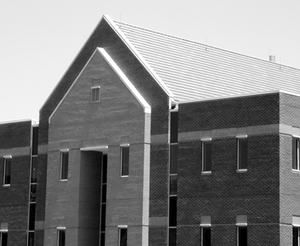
%> input picture dom.png (cropped and resized to the size of MATLAB's example picture, made grey), 300 x 246 px, given in place of coins.png, which was not available; the run also reads 1 picture not shown here
$ octave zad5_1.m   (GNU Octave 9; MATLAB toolbox functions it lacks are replaced by stand-ins)
%> lines starting %> are read from the running program, lines starting %| are printed output that depends on the picture; in (x1, y1, x2, y2) boxes, pixels count from 0 and x2, y2 are one past the last pixel; in counts of white or black regions, pixels touching at a corner belong together; the program's own positions count from 1; pictures that were not available may be replaced by others from this repository, and a replacement may not be noted
### clusterKittler.m
%% Wyznaczenie progu binaryzacji metoda CLUSTER KITTLER

% Autor: Tomasz Kryjak
% Laboratorium Biocybernetyki AGH
% Utworzono            : 08.09.2009
% Ostatnia modyfikajca : 08.09.2009


function Topt = clusterKittler(obraz)

    [H x] = imhist(obraz);

    p = H / sum(H);

    w_k = cumsum(p);
    mi_k = cumsum(p .* (1:256)');


    w_0 = w_k;
    w_1 = 1 -w_k;

    mi_0 = mi_k ./ w_k;
    mi_T = mi_k(end);
    mi_1 = (mi_T-mi_k)./(1-w_k);

    for T= 1:1:256
        o_0(T) = sum( (((1:T)' -mi_0(T)).^2) .*p(1:T))./w_0(T);
        o_1(T) = sum( (((T+1:256)' -mi_1(T)).^2) .*p(T+1:256))./w_1(T);
    end

    o_0 = sqrt(o_0);
    o_1 = sqrt(o_1);


    J = 1 + 2*( w_0.*log10(o_0)' + w_1.*log10(o_1)') - 2*(w_0.*log10(w_0)+w_1.*log10(w_1));

    for i = 1:1:256
        if ( J(i) == -Inf)
            J(i) = NaN;
        end
    end

    [value Topt] = min(J);

end

### entropyYen.m
%% Wyznaczenie progu binaryzacji metoda ENTROPY YEN

% Autor: Tomasz Kryjak
% Laboratorium Biocybernetyki AGH
% Utworzono            : 07.10.2009
% Ostatnia modyfikajca : 07.10.2009

function Topt = entropyYen(obraz)


    % Histogram
    [H x] = imhist(obraz);

    % Gestosc prawdopodobienstwa
    p = H / sum(H);

    % Histogram skumulowany (dystrybuanta)
    P = cumsum(p);

    Hf = zeros(1,256);
    Hb = zeros(1,256);

% Obliczanie Hf i Hb
    for T=1:1:256

        suma = 0;
        for i=1:1:T
            z = (p(i)/P(T))^2;


            % Dystrybuanta = 0 -> Entropia nieskonczona
            if ( p(T) == 0 )
                z = Inf;
            end
            suma = suma + z;
        end
        Hf(T) = -1*log(suma);

        suma = 0;
        for i=T+1:1:256
            z = (p(i)/(1-P(T)))^2;


            % Dystrybuanta = 0 -> Entropia nieskonczona
            if ( p(T) == 1 )
                z = Inf;
            end

            suma = suma + z;
        end
        Hb(T) = -1*log(suma);

    end

    HH = Hf + Hb;
    [v Topt] = max(HH);

    % Zabezpieczenie przed Inf
    while ( v == Inf )
        HH(Topt) = -Inf;
        [v Topt] = max(HH);
    end

    % Korekcja o 1
    Topt = Topt-1;
end

### zad5_1.m
clearvars;
close all;
clc;
%%
coins = imread('coins.png');
%> coins is the input picture: size 246x300 uint8; min 0, max 255, mean 130.4
figure();
imshow(coins);
figure();
coinshistq = imhist(coins,256);
%> coinshistq = 256 values, max 2616 at index 234, min 28 at index 175, mean 288.3
bar(coinshistq);
%> figure, not shown here; tallest bar 2616 high, from x = 233.6 to 234.4
%%
level = max(coinshistq)/2^13;
%> level = 0.319
coinsbw = imbinarize(coins,0.5);
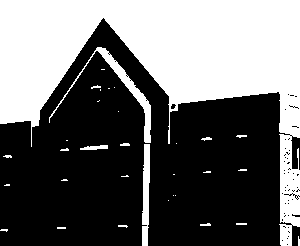
%> coinsbw: size 246x300 logical; 41% white; 33 white regions (21 under 20 px), largest, box (x1, y1, x2, y2) and area: (0, 0, 300, 246) 28219, (49, 47, 151, 143) 970, (142, 144, 150, 246) 636
figure();
imshow(coinsbw);
%%

figura = imread('figura.png');
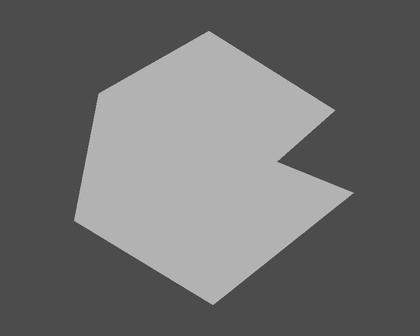
%> input picture figura.png, 420 x 336 px, shrunk from 814 x 651 before the run
%> figura is the input picture: size 336x420x3 uint8; min 64, max 189, mean 109.5
figurahistq = imhist(figura,256);
%> figurahistq = 256 values, max 278631 at index 77, min 0 at index 1, mean 1653.8
figure();
bar(figurahistq);
%> figure, not shown here; tallest bar 278631 high, from x = 76.6 to 77.4
%%
figura2 = imread('figura2.png');
figura2histq = imhist(figura2,256);
%> figura2histq = 256 values, max 21612 at index 77, min 0 at index 1, mean 1653.8
figure();
bar(figura2histq);
%> figure, not shown here; tallest bar 21612 high, from x = 76.6 to 77.4
%%
figura3 = imread('figura3.png');
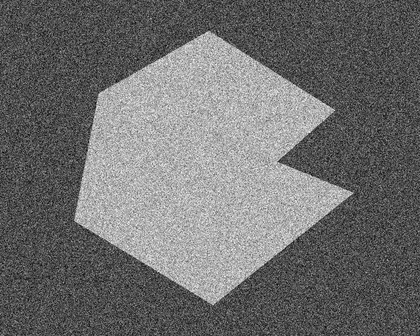
%> input picture figura3.png, 420 x 336 px, shrunk from 814 x 651 before the run
%> figura3 is the input picture: size 336x420x3 uint8; min 0, max 251, mean 110
figura3histq = imhist(figura3,256);
%> figura3histq = 256 values, max 5250 at index 77, min 0 at index 5, mean 1653.8
figure();
imshow(figura3);
figure();
bar(figura3histq);
%> figure, not shown here; tallest bar 5250 high, from x = 76.6 to 77.4

%%
%%
figura4 = imread('figura4.png');
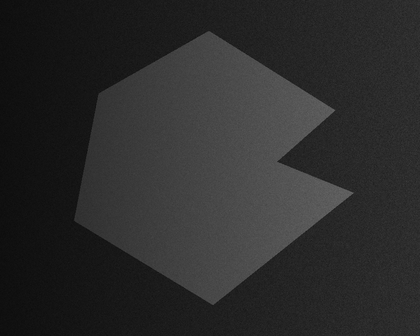
%> input picture figura4.png, 420 x 336 px, shrunk from 814 x 651 before the run
%> figura4 is the input picture: size 336x420x3 uint8; min 12, max 103, mean 43.6
figura4histq = imhist(figura4,256);
%> figura4histq = 256 values, max 14064 at index 19, min 0 at index 1, mean 1653.8
figure();
imshow(figura4);
figure();
bar(figura4histq);
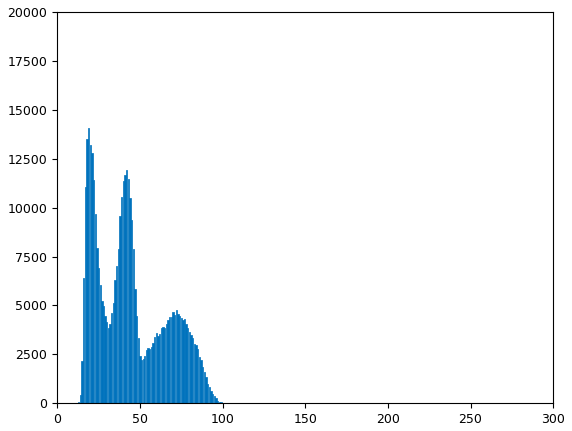
%> figure redrawn from the program's plot data; tallest bar 14064 high, from x = 18.6 to 19.4
%%
graycoinslevel = graythresh(coins);
%> graycoinslevel = 0.576
graycoins = imbinarize(coins,graycoinslevel);
%> graycoins: size 246x300 logical; 38.6% white; 86 white regions (71 under 20 px), largest, box (x1, y1, x2, y2) and area: (0, 0, 300, 126) 25681, (49, 47, 151, 143) 790, (142, 144, 150, 225) 484
imshow(graycoins);
%%
graycoinslevelKittler = clusterKittler(coins)/255;
%> in clusterKittler, `[H x] = imhist(obraz);`: H has the same summary as coinshistq outside clusterKittler; x = 256 values from 0 to 255
%> in clusterKittler, `p = H / sum(H);`: p = 256 values, max 0.0354 at index 234, min 0.000379 at index 175, mean 0.00391
%> in clusterKittler, `w_k = cumsum(p);`: w_k = 256 values from 0.00722 to 1
%> in clusterKittler, `mi_k = cumsum(p .* (1:256)');`: mi_k = 256 values from 0.00722 to 131.4
%> in clusterKittler, `w_0 = w_k;`: w_0 = 256 values from 0.00722 to 1
%> in clusterKittler, `w_1 = 1 -w_k;`: w_1 = 256 values, max 0.993 at index 1, min 0 at index 256, mean 0.509
%> in clusterKittler, `mi_0 = mi_k ./ w_k;`: mi_0 = 256 values from 1 to 131.4
%> in clusterKittler, `mi_T = mi_k(end);`: mi_T = 131.4
%> after the loop in clusterKittler, `for T= 1:1:256`: o_0 = 256 values, max 6361.2 at index 256, min 0 at index 1, mean 1333.8
%> in clusterKittler, `o_0 = sqrt(o_0);`: o_0 = 256 values, max 79.76 at index 256, min 0 at index 1, mean 30.53
%> in clusterKittler, `[value Topt] = min(J);`: value = 4.37; Topt = 218
%> graycoinslevelKittler = 0.855
graycoinsKittler = imbinarize(coins,graycoinslevelKittler );
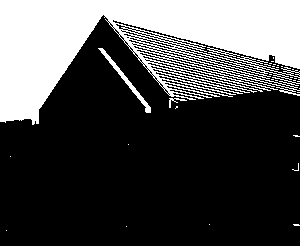
%> graycoinsKittler: size 246x300 logical; 29.4% white; 33 white regions (29 under 20 px), largest, box (x1, y1, x2, y2) and area: (0, 0, 300, 125) 21121, (98, 48, 151, 113) 348, (169, 98, 187, 108) 51, (272, 77, 300, 86) 50
imshow(graycoinsKittler);
%%
graycoinslevel = entropyYen(coins)/255;
%> in entropyYen, `P = cumsum(p);`: P = 256 values from 0.00722 to 1
%> after the loop in entropyYen, `for T=1:1:256`: Hf = 256 values, max 4.69 at index 231, min 0 at index 1, mean 3.85
%> in entropyYen, `[v Topt] = max(HH);`: v = Inf; Topt = 256
%> the loop in entropyYen, `while ( v == Inf )` made 1 pass
%> (v, Topt) on pass 1: (7.75, 95)
%> in entropyYen, `Topt = Topt-1;`: Topt = 94
%> graycoinslevel = 0.369
graycoins = imbinarize(coins,graycoinslevel);
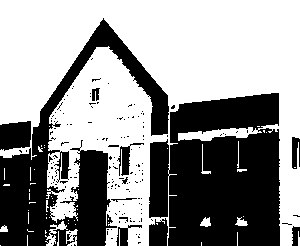
%> graycoins: size 246x300 logical; 58.4% white; 165 black regions (152 under 20 px), largest, box (x1, y1, x2, y2) and area: (149, 93, 280, 246) 16480, (0, 18, 169, 246) 11668, (0, 121, 31, 151) 788
imshow(graycoins);
%%
